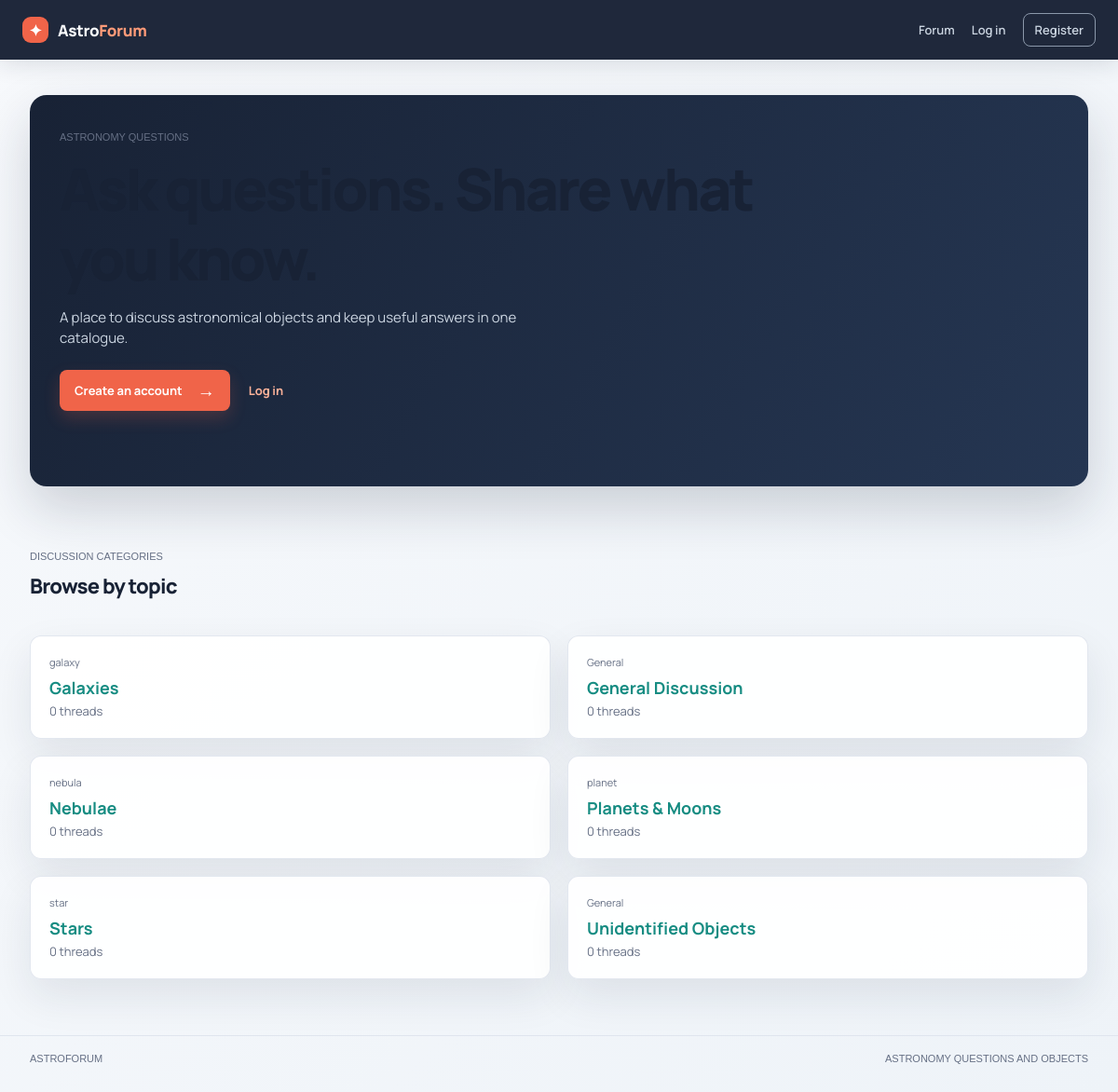
Page /index.php?page=forum on the committed database.
### tables this page shows
CREATE TABLE IF NOT EXISTS categories (
  id          INT UNSIGNED NOT NULL AUTO_INCREMENT,
  name        VARCHAR(64)  NOT NULL,
  slug        VARCHAR(64)  NOT NULL,
  object_type VARCHAR(64)  NULL,             
  description VARCHAR(255) NULL,
  created_at  TIMESTAMP NOT NULL DEFAULT CURRENT_TIMESTAMP,
  PRIMARY KEY (id),
  UNIQUE KEY uq_categories_slug (slug),
  KEY idx_categories_object_type (object_type)
);

### web/functions.php (called while the page is built, shortened)
<?php
require_once __DIR__ . '/config.php';
function e(?string $value): string
{
    return htmlspecialchars($value ?? '', ENT_QUOTES, 'UTF-8');
}
function current_user(): ?array
{
    if (empty($_SESSION['user_id'])) {
        return null;
    }
    $statement = db()->prepare('SELECT id, username, role, expertise, registration_status, is_restricted, created_at FROM users WHERE id = ?');
    $statement->execute([$_SESSION['user_id']]);
    $user = $statement->fetch();
    return $user;
}
function get_categories(): array
{
    $statement = db()->query('SELECT id, name, slug, object_type, description FROM categories ORDER BY name');
    return $statement->fetchAll();
}

### web/config.php (called while the page is built, shortened)
<?php
function db(): PDO
{
    static $connection;
    if ($connection instanceof PDO) {
        return $connection;
    }
    $dsn = 'mysql:host=' . DB_HOST . ';port=' . DB_PORT . ';dbname=' . DB_NAME . ';charset=utf8mb4';
    $connection = new PDO($dsn, DB_USER, DB_PASS, [
        PDO::ATTR_ERRMODE => PDO::ERRMODE_EXCEPTION,
        PDO::ATTR_DEFAULT_FETCH_MODE => PDO::FETCH_ASSOC,
        PDO::ATTR_EMULATE_PREPARES => false,
    ]);
    return $connection;
}

### web/index.php (the view, shortened to what this page needs)
<?php
require_once __DIR__ . '/functions.php';
$page = $_GET['page'] ?? 'home';
$category_slug = $_GET['cat'] ?? null;
$user = current_user();
$categories = get_categories();
$pending = [];
?><!doctype html>
<html lang="en">
<head>
    <link rel="stylesheet" href="style.css">
</head>
<body>
    <header class="topbar">
        <a class="brand" href="index.php"><span class="brand-mark">✦</span><span>Astro<span>Forum</span></span></a>
        <nav>
            <a href="index.php?page=forum">Forum</a>
            <?php if ($user): ?>
                <a href="index.php?page=dashboard">Dashboard</a>
                <?php if ($user['role'] === 'admin'): ?><a href="index.php?page=admin">Admin<?php if ($pending): ?><b class="count"><?= count($pending) ?></b><?php endif; ?></a><?php endif; ?>
                <?php if ($user['expertise'] !== 'normal' || $user['role'] === 'admin'): ?><a href="index.php?page=approvals">Approvals</a><?php endif; ?>
                <?php if ($user['expertise'] !== 'normal' || $user['role'] === 'admin'): ?><a href="index.php?page=disputes">Disputes</a><?php endif; ?>
                <form method="post" class="inline-form"><input type="hidden" name="action" value="logout"><?= csrf_field() ?><button class="nav-button" type="submit">Log out</button></form>
            <?php else: ?>
                <a href="index.php?page=login">Log in</a><a class="nav-cta" href="index.php?page=register">Register</a>
            <?php endif; ?>
        </nav>
    </header>
    <main class="shell">
        <?php if ($page === 'register'): ?>
            <section class="auth-layout"><div class="auth-intro"><p class="eyebrow">Create an account</p><h1>Join the discussion.</h1><p>Register to ask questions, browse the catalogue, and contribute answers.</p><div class="signal-list"><span>01</span>Admin approval required</div><div class="signal-list"><span>02</span>One account per user</div></div><div class="form-panel"><p class="eyebrow">Registration</p><h2>Create your account</h2><form method="post" class="stack"><input type="hidden" name="action" value="register"><?= csrf_field() ?><label>Username<input name="username" autocomplete="username" required minlength="3" maxlength="64"></label><label>Password<input type="password" name="password" autocomplete="new-password" required minlength="8"><small>At least 8 characters.</small></label><label>Confirm password<input type="password" name="password_confirmation" autocomplete="new-password" required minlength="8"></label><button class="primary-button" type="submit">Register <span>→</span></button></form><p class="form-foot">Already registered? <a href="index.php?page=login">Log in</a></p></div></section>
        <?php elseif ($page === 'forum'):
            if ($category_slug):
                $category = get_category_by_slug($category_slug);
                if (!$category) {
                    redirect('forum');
                }
                $threads = get_threads_by_category($category['id']);
        ?>
            <section class="page-heading"><p class="eyebrow"><?= e($category['object_type'] ?? 'General') ?></p><h1><?= e($category['name']) ?></h1><p><?= e($category['description']) ?></p></section>
            <?php if ($user): ?>
                <section style="margin-bottom: 30px;"><form method="post" class="stack" style="max-width: 600px;"><input type="hidden" name="action" value="create_thread"><input type="hidden" name="category_id" value="<?= $category['id'] ?>"><?= csrf_field() ?>
                <label>Thread title<input name="title" required minlength="3" placeholder="Ask a question or start a discussion..."></label>
                <label>Thread type
                    <select name="thread_type" required>
                        <option value="discussion">Discussion</option>
                        <option value="identification">Help identifying object</option>
                        <option value="proposal">Propose new object</option>
                    </select>
                </label>
                <label>Message<textarea name="body" required minlength="5" rows="4" placeholder="Describe your question or discussion..."></textarea></label>
                <button class="primary-button" type="submit">Create thread <span>→</span></button>
                </form></section>
            <?php endif; ?>
            <section><h2>Threads</h2>
            <?php if (!$threads): ?>
                <p class="empty-state">No threads yet in this category. Be the first to post!</p>
            <?php else: ?>
                <div class="thread-list">
                    <?php foreach ($threads as $t): ?>
                        <div class="thread-row">
                            <div class="thread-info">
                                <a href="index.php?page=thread&thread=<?= $t['id'] ?>"><strong><?= e($t['title']) ?></strong></a>
                                <span class="thread-meta">by <?= e($t['username']) ?> · <?= $t['post_count'] ?> posts · <?= e(date('M j · g:i a', strtotime($t['last_post'] ?? $t['created_at']))) ?></span>
                            </div>
                            <span class="thread-type"><?= ucfirst($t['type']) ?></span>
                        </div>
                    <?php endforeach; ?>
                </div>
            <?php endif; ?>
            </section>
        <?php else:
        ?>
            <section class="hero"><div class="hero-copy"><p class="eyebrow">Astronomy questions</p><h1>Ask questions. Share what you know.</h1><p class="hero-text">A place to discuss astronomical objects and keep useful answers in one catalogue.</p>
            <?php if (!$user): ?>
                <div class="hero-actions"><a class="primary-button" href="index.php?page=register">Create an account <span>→</span></a><a class="text-link" href="index.php?page=login">Log in</a></div>
            <?php endif; ?>
            </div></section>
            <section class="catalogue-preview"><div class="section-head"><div><p class="eyebrow">Discussion categories</p><h2>Browse by topic</h2></div></div>
            <div class="category-grid">
                <?php foreach ($categories as $cat):
                    $thread_count = db()->prepare('SELECT COUNT(*) FROM threads WHERE category_id = ?');
                    $thread_count->execute([$cat['id']]);
                    $count = $thread_count->fetchColumn();
                ?>
                    <a href="index.php?page=forum&cat=<?= e($cat['slug']) ?>" class="category-card">
                        <span class="category-type"><?= e($cat['object_type'] ?? 'General') ?></span>
                        <h3><?= e($cat['name']) ?></h3>
                        <p><?= $count ?> thread<?= $count !== 1 ? 's' : '' ?></p>
                    </a>
                <?php endforeach; ?>
            </div>
            </section>
        <?php endif; ?>
        <?php endif; ?>
    </main>
    <footer><span>ASTROFORUM</span><span>Astronomy questions and objects</span></footer>
</body>
</html>

### rows in the picture
categories: object_type "galaxy", name "Galaxies", count "0"
categories: object_type "General", name "General Discussion", count "0"
categories: object_type "nebula", name "Nebulae", count "0"
categories: object_type "planet", name "Planets & Moons", count "0"
categories: object_type "star", name "Stars", count "0"
categories: object_type "General", name "Unidentified Objects", count "0"
